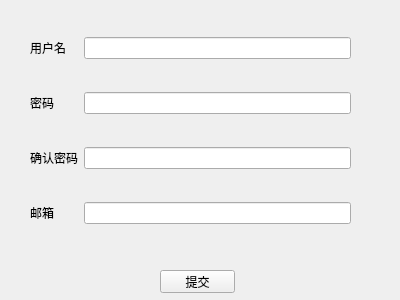
<?xml version="1.0" encoding="UTF-8"?>
<ui version="4.0">
 <class>MyRegister</class>
 <widget class="QWidget" name="MyRegister">
  <property name="geometry">
   <rect>
    <x>0</x>
    <y>0</y>
    <width>400</width>
    <height>300</height>
   </rect>
  </property>
  <property name="windowTitle">
   <string>注册</string>
  </property>
  <widget class="QPushButton" name="submit">
   <property name="geometry">
    <rect>
     <x>160</x>
     <y>270</y>
     <width>75</width>
     <height>23</height>
    </rect>
   </property>
   <property name="text">
    <string>提交</string>
   </property>
  </widget>
  <widget class="QWidget" name="">
   <property name="geometry">
    <rect>
     <x>30</x>
     <y>10</y>
     <width>321</width>
     <height>241</height>
    </rect>
   </property>
   <layout class="QGridLayout" name="gridLayout">
    <item row="0" column="0">
     <widget class="QLabel" name="regUsernameLab">
      <property name="text">
       <string>用户名</string>
      </property>
     </widget>
    </item>
    <item row="0" column="1">
     <widget class="QLineEdit" name="regUsernameLD"/>
    </item>
    <item row="1" column="0">
     <widget class="QLabel" name="regPasswordLab">
      <property name="text">
       <string>密码</string>
      </property>
     </widget>
    </item>
    <item row="1" column="1">
     <widget class="QLineEdit" name="regPasswordLD"/>
    </item>
    <item row="2" column="0">
     <widget class="QLabel" name="regRePasswordLab">
      <property name="text">
       <string>确认密码</string>
      </property>
     </widget>
    </item>
    <item row="2" column="1">
     <widget class="QLineEdit" name="regRePasswordLD"/>
    </item>
    <item row="3" column="0">
     <widget class="QLabel" name="regMailLab">
      <property name="text">
       <string>邮箱</string>
      </property>
     </widget>
    </item>
    <item row="3" column="1">
     <widget class="QLineEdit" name="regMailLD"/>
    </item>
   </layout>
  </widget>
 </widget>
 <resources/>
 <connections/>
</ui>
